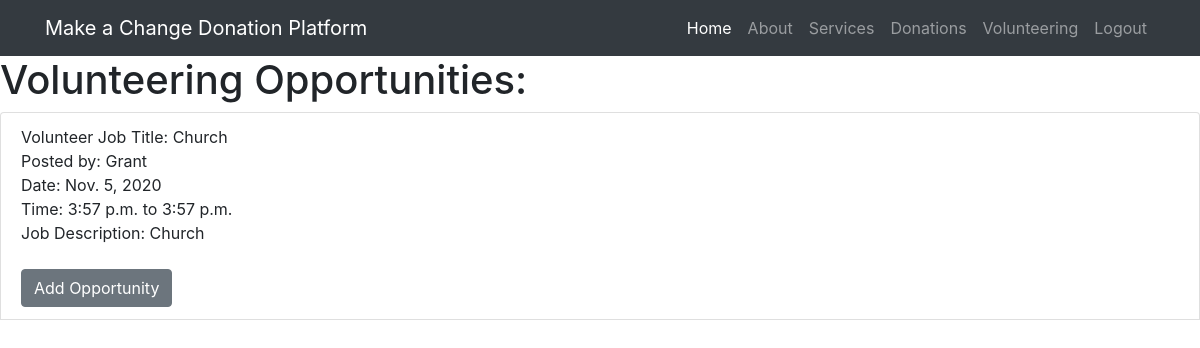
/volunteer-list/, run on an earlier commit of the app's database.
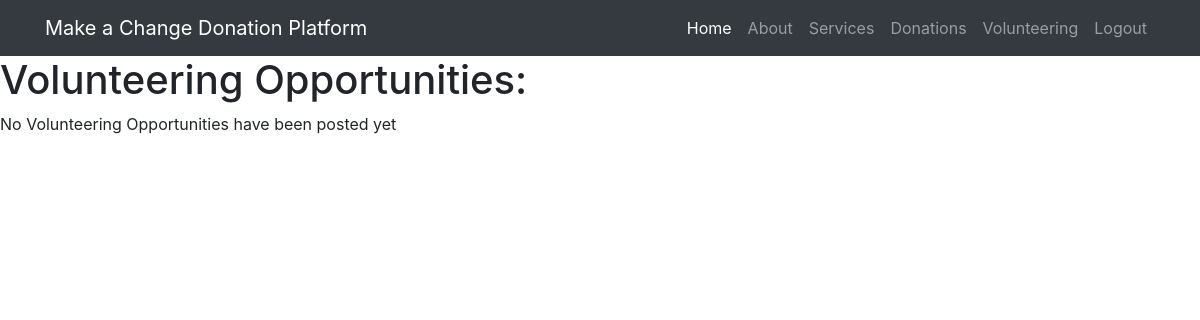
And on a later commit of the database.
### donations/models.py (models this page shows, shortened)
class VolunteerPost(models.Model):
    title = models.TextField(default = "", max_length=50)
    name = models.TextField(default = "", max_length=50)
    date = models.DateField(default = datetime.date.today)
    start_time = models.TimeField(default = timezone.now)
    end_time = models.TimeField(default = timezone.now)
    description = models.TextField(default = "")
    user = models.ForeignKey(User, on_delete=models.CASCADE, null=True)

### donations/views.py (the view)
# urls.py: path('volunteer-list/', views.VolunteerListView.as_view(), name='volunteer-list'),
class VolunteerListView(generic.ListView):
    template_name = 'donations/volunteer_list.html'
    context_object_name = 'volunteer_opportunities'
    def get_queryset(self):
        return VolunteerPost.objects.filter(
            date__gte=timezone.now(),
        )

### donations/templates/donations/volunteer_list.html (shortened to what this page needs)
{% extends 'donations/base.html' %}
{% block content %}
<html>
    <body>
        <h1>Volunteering Opportunities:</h1>
        {% if volunteer_opportunities %}
          <ul class='list-group'>
          {% for opportunity in volunteer_opportunities %}
            <li class='list-group-item'>
              Volunteer Job Title: {{ opportunity.title }}
              <br>
              Posted by: {{ opportunity.name }}<br>
              Date: {{ opportunity.date }}<br>
              Time: {{ opportunity.start_time }} to {{ opportunity.end_time }}<br>
              Job Description: {{ opportunity.description }}
              <br><br>
              <button class="btn btn-secondary"> Add Opportunity</button>
            </li><br>
          {% endfor %}
          </ul>
        {% else %}
          <p>No Volunteering Opportunities have been posted yet</p>
        {% endif %}
    </body>
</html>
{% endblock %}

What changed in the data, as far as the page shows it:
removed VolunteerPost: title "Church", name "Grant", date "Nov. 5, 2020", start_time "3:57 p.m.", end_time "3:57 p.m.", description "Church"
Also different on the page:
text now shown: "No Volunteering Opportunities have been posted yet"
